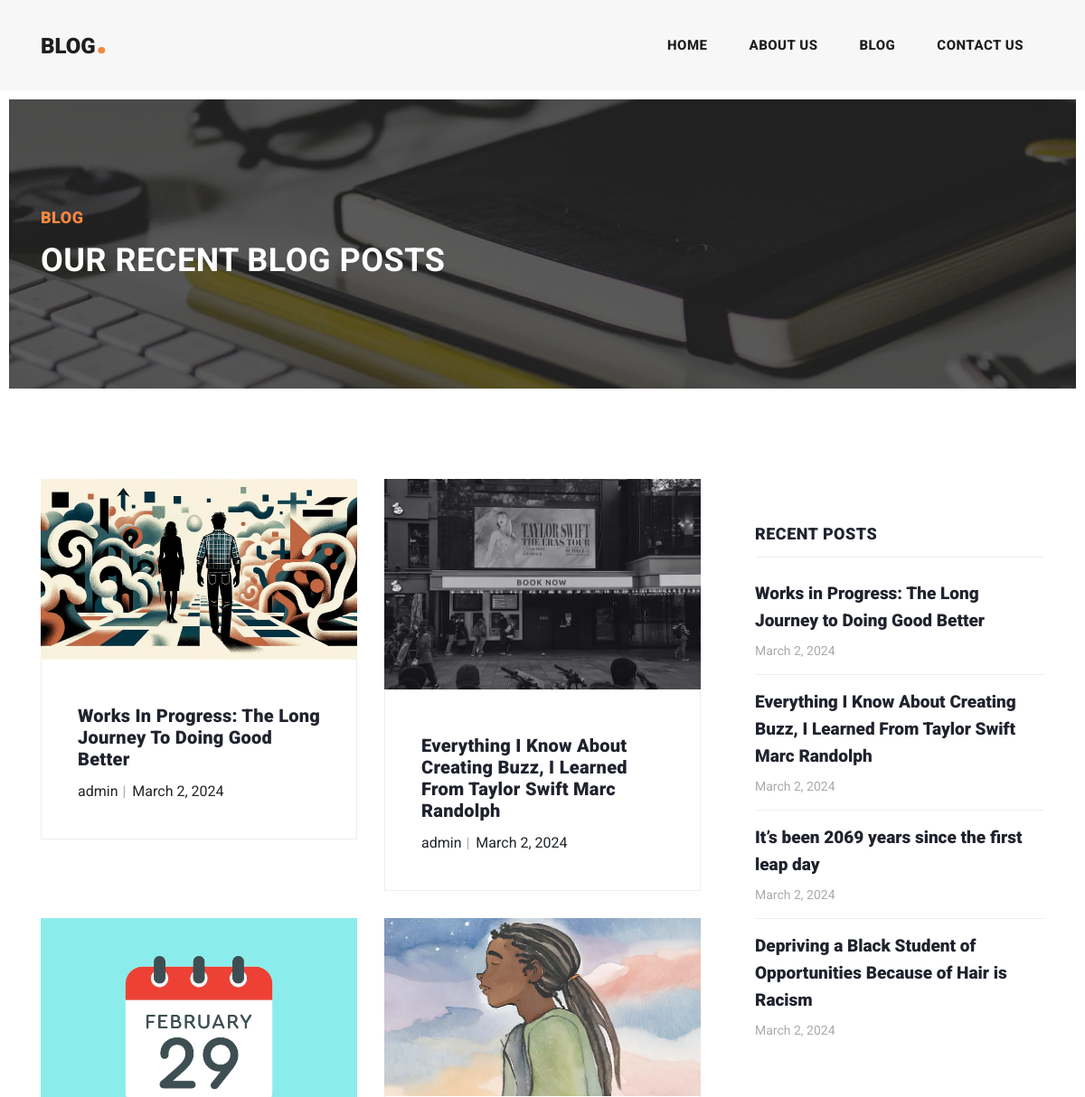
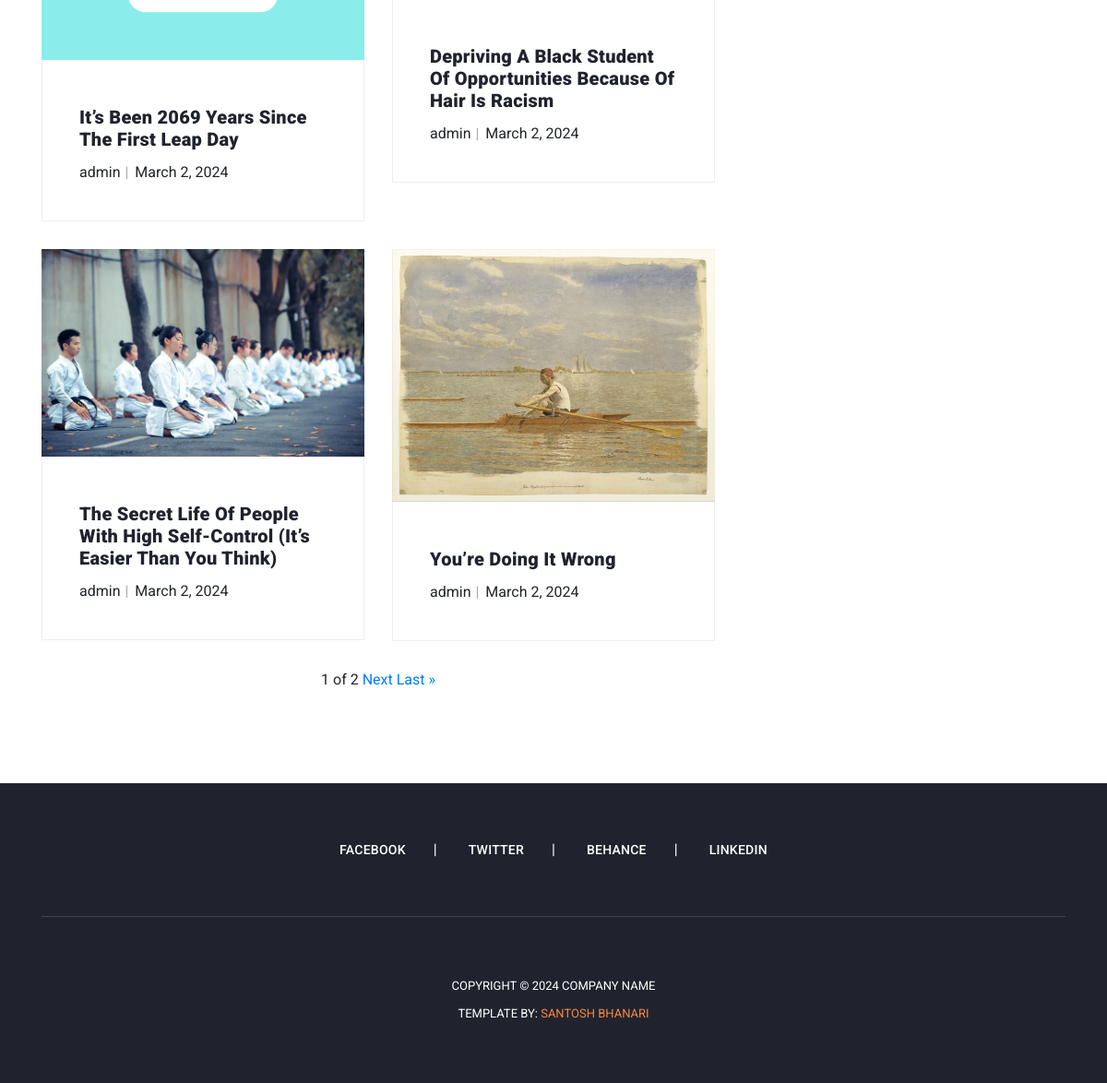
Screenshot of /blog/ with the database file from the repository (2 pictures, top to bottom).
### Home/models.py (models this page shows, shortened)
class Blog(models.Model):
    title = models.CharField(max_length=1000)
    content= FroalaField()
    slug=models.SlugField(max_length=1000,unique=True,blank=True,null=True)
    author = models.ForeignKey(User,blank=False,null=True,on_delete=models.CASCADE)
    image=models.ImageField(upload_to='blog/')
    created_on=models.DateTimeField(auto_now_add=True)
    updated_on=models.DateTimeField(auto_now=True)

### Home/views.py (the view)
# urls.py: path('blog/',views.blog,name='blog'),
def blog(request):
    blog_list = Blog.objects.all()
    paginator = Paginator(blog_list, 6)  # Show 6 blogs per page
    page_number = request.GET.get('page')
    page_obj = paginator.get_page(page_number)
    context = {
        'posts': page_obj,
    }
    return render(request,'blog.html',context)

### Templates/blog.html (shortened to what this page needs)
{% extends "base.html" %}
{% block maincontent%}
    <div class="heading-page header-text">
      <section class="page-heading">
        <div class="container">
          <div class="row">
            <div class="col-lg-12">
              <div class="text-content">
                <h4>Blog</h4>
                <h2>Our Recent Blog Posts</h2>
              </div>
            </div>
          </div>
        </div>
      </section>
    </div>
    <section class="blog-posts grid-system">
      <div class="container">
        <div class="row">
          <div class="col-lg-8">
            <div class="all-blog-posts">
              <div class="row">
{% for post in posts %}
                <div class="col-lg-6">
                  <div class="blog-post">
                    <div class="blog-thumb">
                      <img src="/media/{{post.image}}">
                    </div>
                    <div class="down-content">
                      <a href="/blog/{{post.slug}}"><h4>{{post.title}}</h4></a>
                      <ul class="post-info">
                        <li>{{post.author.username}}</li>
                <li>{{ post.created_on|date:"F j, Y" }}</li>
                      </ul>
                    </div>
                  </div>
                </div>
{% endfor %}
                <div class="col-lg-12 text-center">
                  <span class="step-links">
                      <span class="current"> {{ posts.number }} of {{ posts.paginator.num_pages }} </span>
                      {% if posts.has_next %}
                          <a href="?page={{ posts.next_page_number }}">Next</a>
                          <a href="?page={{ posts.paginator.num_pages }}">Last &raquo;</a>
                      {% endif %}
                  </span>
              </div>
              </div>
            </div>
          </div>
          <div class="col-lg-4">
            <div class="sidebar">
              <div class="row">
                <div class="col-lg-12">
                  <div class="sidebar-item recent-posts">
                    <div class="sidebar-heading">
                      <h2>Recent Posts</h2>
                    </div>
                    <div class="content">
                      <ul>
                        {% for post in posts|slice:":4" %}
                        <li><a href="/blog/{{post.slug}}">
                          <h5>{{post.title}}</h5>
                          <span>{{ post.created_on|date:"F j, Y" }}</span>
                        </a></li>
                        {% endfor %}
                      </ul>
                    </div>
                  </div>
                </div>
              </div>
            </div>
          </div>
        </div>
      </div>
    </section>
{% endblock maincontent %}

### static/css/style.css (style rules this page uses)
body { font-family: 'Roboto', sans-serif; overflow-x: hidden; text-rendering: optimizeLegibility; -webkit-font-smoothing: antialiased; -moz-osx-font-smoothing: grayscale; }
a { text-decoration: none!important; }
ul { padding: 0; margin: 0; list-style: none; }
h1,h2,h3,h4,h5,h6 { margin: 0px; }
.heading-page { padding-top: 110px; }
.page-heading { margin: 0px 10px; padding: 120px 0px; text-align: left; position: relative; background-position: center center; background-repeat: no-repeat; background-size: cover; background-image: url('/static/img/banner-image-1-1920x300.jpg'); }
.page-heading:after { content:''; position: absolute; top: 0; left: 0; right: 0; bottom: 0; background-color: rgba(30,30,30,.7); z-index: 1; }
.page-heading .container { position: relative; z-index: 2; }
.page-heading .text-content h4 { color: #f48840; font-size: 18px; text-transform: uppercase; font-weight: 900; letter-spacing: 0.5px; margin-bottom: 15px; }
.page-heading .text-content h2 { color: #fff; font-size: 36px; font-weight: 700; text-transform: uppercase; letter-spacing: 0.5px; }
.blog-posts { margin-top: 100px; }
.blog-posts .blog-post { margin-bottom: 30px; }
.blog-posts .blog-thumb img { width: 100%; overflow: hidden; }
.blog-posts .down-content { padding: 40px; border-right: 1px solid #eee; border-left: 1px solid #eee; border-bottom: 1px solid #eee; }
.blog-posts .down-content h4 { font-size: 24px; text-transform: capitalize; letter-spacing: 0.5px; font-weight: 900; color: #20232e; margin: 10px 0px 12px 0px; }
.blog-posts .down-content ul.post-info li { display: inline-block; margin-right: 8px; }
.blog-posts .down-content ul.post-info li:after { content: '|'; color: #aaa; margin-left: 8px; }
.blog-posts .down-content h4 { font-size: 20px; letter-spacing: 0.25px; }
.grid-system .down-content ul.post-info li { margin-right: 3px; }
.grid-system .down-content ul.post-info li:after { margin-left: 5px; }
.blog-posts .down-content ul.post-info li:last-child::after { display: none; }
.blog-posts .sidebar-heading h2 { font-size: 18px; text-transform: uppercase; font-weight: 900; letter-spacing: 0.5px; color: #20232e; border-bottom: 1px solid #eee; padding-bottom: 15px; margin-bottom: 25px; }
.sidebar { margin-left: 30px; }
.sidebar .sidebar-item { margin-top: 50px; }
.sidebar .sidebar-heading h2 { font-size: 18px; text-transform: uppercase; font-weight: 900; letter-spacing: 0.5px; color: #20232e; border-bottom: 1px solid #eee; padding-bottom: 15px; margin-bottom: 25px; }
.sidebar .recent-posts ul li { margin-bottom: 15px; padding-bottom: 15px; border-bottom: 1px solid #eee; }
.sidebar .recent-posts ul li:last-child { margin-bottom: 0px; padding-bottom: 0px; border-bottom: none; }
.sidebar .recent-posts ul li h5 { font-size: 19px; font-weight: 900; color: #20232e; line-height: 30px; transition: all 0.3s; }
.sidebar .recent-posts ul li span { display: block; font-size: 14px; color: #aaa; margin-top: 8px; }

### rows the page displays
Blog: image (picture), title "Works In Progress: The Long Journey To Doing Good Better", author.username "admin", created_on "March 2, 2024", title "Works in Progress: The Long Journey to Doing Good Better"
Blog: image (picture), title "Everything I Know About Creating Buzz, I Learned From Taylor Swift Marc Randolph", author.username "admin", created_on "March 2, 2024"
Blog: image (picture), title "It’s Been 2069 Years Since The First Leap Day", author.username "admin", created_on "March 2, 2024", title "It’s been 2069 years since the first leap day"
Blog: image (picture), title "Depriving A Black Student Of Opportunities Because Of Hair Is Racism", author.username "admin", created_on "March 2, 2024", title "Depriving a Black Student of Opportunities Because of Hair is Racism"
Blog: image (picture), title "The Secret Life Of People With High Self-Control (It’s Easier Than You Think)", author.username "admin", created_on "March 2, 2024"
Blog: image (picture), title "You’re Doing It Wrong", author.username "admin", created_on "March 2, 2024"

### other values shown
{{ posts.number }} "1"
{{ posts.paginator.num_pages }} "2"
